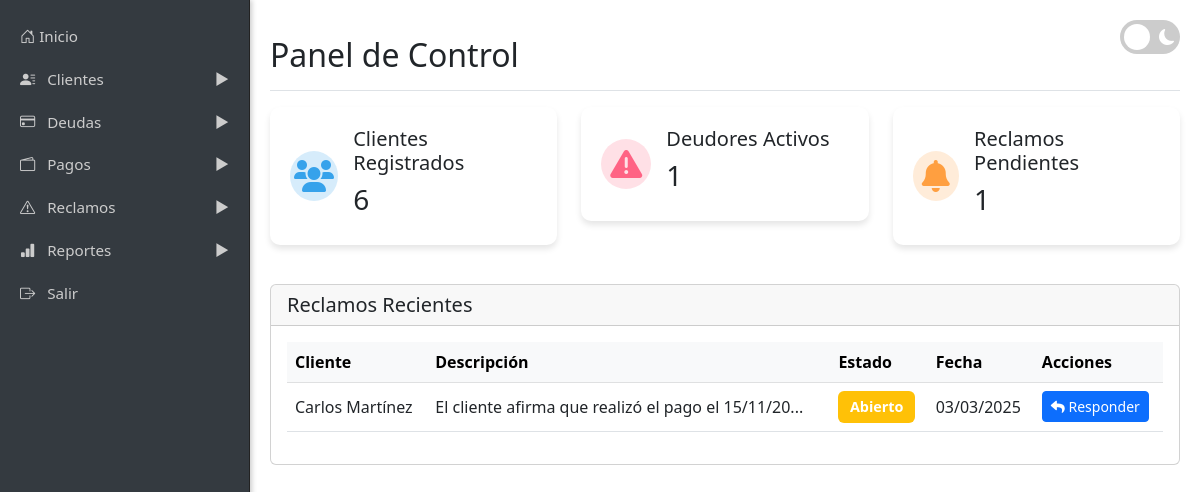
The page /gestor/index.php (signed in) on the database as committed earlier.
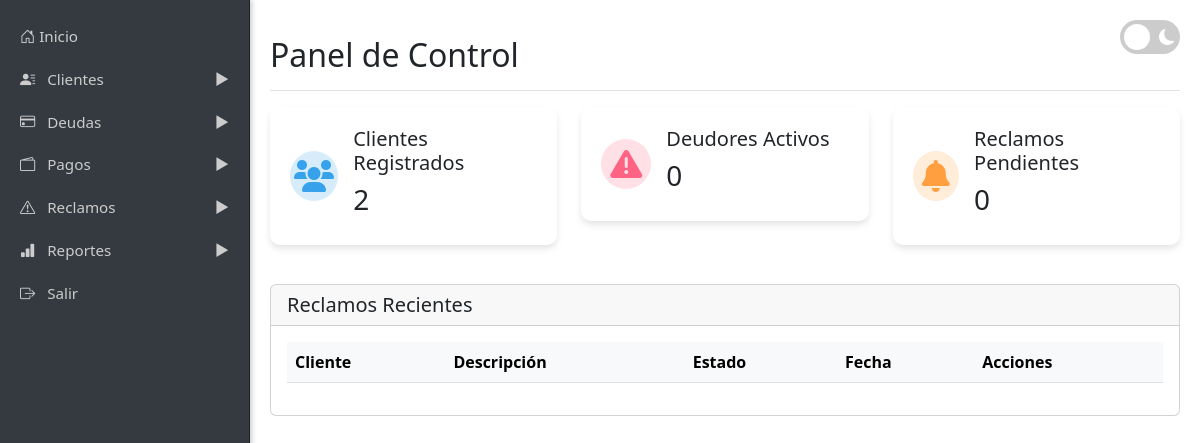
The same page on the database as committed later.
### tables this page shows
CREATE TABLE `reclamos` (
  `id` int NOT NULL,
  `cliente_id` int NOT NULL,
  `deuda_id` int DEFAULT NULL,
  `descripcion` text NOT NULL,
  `estado` enum('abierto','en_proceso','resuelto','cerrado') DEFAULT 'abierto',
  `created_at` timestamp NULL DEFAULT CURRENT_TIMESTAMP,
  `respuesta` text,
  `respondido_por` int DEFAULT NULL
);

CREATE TABLE `clientes` (
  `id` int NOT NULL,
  `usuario_id` int NOT NULL,
  `nombre` varchar(200) NOT NULL,
  `identificacion` varchar(20) DEFAULT NULL,
  `direccion` text,
  `telefono` varchar(20) DEFAULT NULL,
  `email` varchar(100) DEFAULT NULL,
  `created_at` timestamp NULL DEFAULT CURRENT_TIMESTAMP,
  `imagen` varchar(255) NOT NULL DEFAULT 'default.png'
);

### gestor/index.php (the view, shortened to what this page needs)
<?php include 'inc/header.php'; ?>
<?php include 'inc/sidebar.php'; ?>
    <div class="theme-toggle">
        <label class="switch">
            <span class="slider">
                <i class="bi bi-sun-fill"></i>
                <i class="bi bi-moon-fill"></i>
            </span>
        </label>
    </div>
    <main>
        <div class="d-flex justify-content-between flex-wrap flex-md-nowrap align-items-center pt-3 pb-2 mb-3 border-bottom">
            <h1 class="h2">Panel de Control</h1>
        </div>
        <div class="row">
            <?php
            try {
                $stmt = $pdo->query("SELECT COUNT(id) AS total FROM clientes");
                $total_clientes = $stmt->fetch(PDO::FETCH_ASSOC)['total'];
                $stmt = $pdo->query("SELECT COUNT(DISTINCT cliente_id) AS total
                                   FROM deudas
                                   WHERE estado IN ('pendiente', 'vencido')");
                $total_deudores = $stmt->fetch(PDO::FETCH_ASSOC)['total'];
                $stmt = $pdo->query("SELECT COUNT(id) AS total
                                   FROM reclamos
                                   WHERE estado IN ('abierto', 'en_proceso')");
                $total_reclamos = $stmt->fetch(PDO::FETCH_ASSOC)['total'];
            } catch(PDOException $e) {
                error_log("Error en consulta: " . $e->getMessage());
                $total_clientes = 0;
                $total_deudores = 0;
                $total_reclamos = 0;
            }
            ?>
            <div class="col-md-4">
                <div class="stat-card">
                    <div class="stat-icon" style="background-color: rgba(54, 162, 235, 0.2); color: #36A2EB;">
                        <i class="fas fa-users fa-2x"></i>
                    </div>
                    <div>
                        <h5>Clientes Registrados</h5>
                        <h3><?= number_format($total_clientes) ?></h3>
                    </div>
                </div>
            </div>
            <div class="col-md-4">
                <div class="stat-card">
                    <div class="stat-icon" style="background-color: rgba(255, 99, 132, 0.2); color: #FF6384;">
                        <i class="fas fa-exclamation-triangle fa-2x"></i>
                    </div>
                    <div>
                        <h5>Deudores Activos</h5>
                        <h3><?= number_format($total_deudores) ?></h3>
                    </div>
                </div>
            </div>
            <div class="col-md-4">
                <div class="stat-card">
                    <div class="stat-icon" style="background-color: rgba(255, 159, 64, 0.2); color: #FF9F40;">
                        <i class="fas fa-bell fa-2x"></i>
                    </div>
                    <div>
                        <h5>Reclamos Pendientes</h5>
                        <h3><?= number_format($total_reclamos) ?></h3>
                    </div>
                </div>
            </div>
        </div>
        <div class="card mt-4">
            <div class="card-header">
                <h5 class="card-title mb-0">Reclamos Recientes</h5>
            </div>
            <div class="card-body">
                <div class="table-responsive">
                    <table class="table table-hover align-middle">
                        <thead class="table-light">
                            <tr>
                                <th>Cliente</th>
                                <th>Descripción</th>
                                <th>Estado</th>
                                <th>Fecha</th>
                                <th>Acciones</th>
                            </tr>
                        </thead>
                        <tbody>
                            <?php
                            try {
                                $stmt = $pdo->query("SELECT r.*, c.nombre AS cliente_nombre
                                                    FROM reclamos r
                                                    JOIN clientes c ON r.cliente_id = c.id
                                                    WHERE r.estado != 'cerrado'
                                                    ORDER BY r.created_at DESC
                                                    LIMIT 10");
                                while ($reclamo = $stmt->fetch(PDO::FETCH_ASSOC)):
                                    $estado = strtolower($reclamo['estado']);
                                    $badge_color = match($estado) {
                                        'abierto' => 'bg-warning',
                                        'en_proceso' => 'bg-info',
                                        'resuelto' => 'bg-success',
                                        'cerrado' => 'bg-secondary',
                                        default => 'bg-secondary'
                                    };
                            ?>
                            <tr>
                                <td><?= htmlspecialchars($reclamo['cliente_nombre']) ?></td>
                                <td><?= htmlspecialchars(substr($reclamo['descripcion'], 0, 50)) . (strlen($reclamo['descripcion']) > 50 ? '...' : '') ?></td>
                                <td>
                                    <span class="badge <?= $badge_color ?>">
                                        <?= ucfirst($estado) ?>
                                    </span>
                                </td>
                                <td><?= date('d/m/Y', strtotime($reclamo['created_at'])) ?></td>
                                <td>
                                    <a href="inc/responder_reclamo.php?id=<?= $reclamo['id'] ?>"
                                       class="btn btn-sm btn-primary">
                                        <i class="fas fa-reply"></i> Responder
                                    </a>
                                </td>
                            </tr>
                            <?php
                                endwhile;
                            } catch(PDOException $e) {
                                echo '<tr><td colspan="5" class="text-center text-danger">Error al cargar los datos</td></tr>';
                                error_log("Error en consulta: " . $e->getMessage());
                            }
                            ?>
                        </tbody>
                    </table>
                </div>
            </div>
        </div>
    </main>

### gestor/inc/header.php (shortened to what this page needs)
<!DOCTYPE html>
<html lang="es">
<head>
    <link href="https://cdn.jsdelivr.net/npm/bootstrap@5.3.0/dist/css/bootstrap.min.css" rel="stylesheet">
    <link rel="stylesheet" href="https://cdnjs.cloudflare.com/ajax/libs/font-awesome/6.0.0/css/all.min.css">
    <link rel="stylesheet" href="https://cdn.jsdelivr.net/npm/bootstrap-icons@1.8.1/font/bootstrap-icons.css">
    <link rel="stylesheet" href="css/css1.css">
</head>
<body>
</body>
</html>

### gestor/inc/sidebar.php (shortened to what this page needs)
<div class="sidebar unified-sidebar">
  <ul class="menu">
    <li class="menu-item">
      <a href="/sistemacobranzas/gestor/index.php" class="menu-link">
        <i class="bi bi-house-door"></i> Inicio
      </a>
    </li>
    <li class="menu-item">
      <a href="#" class="menu-link">
        <i class="bi bi-person-lines-fill icono-menu"></i> Clientes
        <span class="toggle-icon">&#9654;</span>
      </a>
    </li>
    <li class="menu-item">
      <a href="#" class="menu-link">
        <i class="bi bi-credit-card icono-menu"></i> Deudas
        <span class="toggle-icon">&#9654;</span>
      </a>
    </li>
    <li class="menu-item">
      <a href="#" class="menu-link">
        <i class="bi bi-wallet2 icono-menu"></i> Pagos
        <span class="toggle-icon">&#9654;</span>
      </a>
    </li>
    <li class="menu-item">
      <a href="#" class="menu-link">
        <i class="bi bi-exclamation-triangle icono-menu"></i> Reclamos
        <span class="toggle-icon">&#9654;</span>
      </a>
    </li>
    <li class="menu-item">
      <a href="#" class="menu-link">
        <i class="bi bi-bar-chart-fill icono-menu"></i> Reportes
        <span class="toggle-icon">&#9654;</span>
      </a>
    </li>
    <li class="menu-item">
      <a href="./../logout.php" class="menu-link">
        <i class="bi bi-box-arrow-right icono-menu"></i> Salir
      </a>
    </li>
  </ul>
</div>

### gestor/css/css1.css (style rules this page uses)
body { transition: background-color 0.3s ease, color 0.3s ease; }
.stat-card { background: #fff; border-radius: 10px; padding: 20px; box-shadow: 0 4px 6px rgba(0, 0, 0, 0.1); display: flex; align-items: center; margin-bottom: 15px; transition: background-color 0.3s ease, color 0.3s ease; }
.stat-icon { width: 50px; height: 50px; border-radius: 50%; display: flex; align-items: center; justify-content: center; margin-right: 15px; }
main { margin-left: 250px; padding: 20px; }
.theme-toggle { position: fixed; top: 20px; right: 20px; z-index: 1000; }
.switch { position: relative; display: inline-block; width: 60px; height: 34px; }
.slider { position: absolute; cursor: pointer; top: 0; left: 0; right: 0; bottom: 0; background-color: #ccc; transition: .4s; border-radius: 34px; display: flex; align-items: center; justify-content: space-between; padding: 0 5px; }
.slider:before { position: absolute; content: ""; height: 26px; width: 26px; left: 4px; bottom: 4px; background-color: white; transition: .4s; border-radius: 50%; z-index: 2; }
.slider i { color: white; font-size: 16px; z-index: 1; }
.badge { font-size: 0.9em; padding: 0.6em 0.8em; }

### gestor/inc/sidebar.php (style rules this page uses)
.sidebar.unified-sidebar { width: 250px; min-width: 250px; background: #343a40; border-right: 1px solid #222; height: 100vh; position: fixed; left: 0; top: 0; overflow-y: auto; padding: 15px 0; box-shadow: 2px 0 5px rgba(0,0,0,0.2); z-index: 1000; }
.sidebar.unified-sidebar .menu, .sidebar.unified-sidebar .submenu { list-style: none; padding: 0; margin: 0; }
.sidebar.unified-sidebar .menu-item { position: relative; }
.sidebar.unified-sidebar .menu-link { display: block; padding: 10px 20px; color: #ccc; text-decoration: none; font-size: 0.95em; transition: background 0.3s, color 0.3s; }
.sidebar.unified-sidebar .icono-menu { margin-right: 8px; font-size: 1em; }
.sidebar.unified-sidebar .toggle-icon { float: right; transition: transform 0.3s; }

Rows that differ between the two databases and show on the page:
removed reclamos: cliente.nombre "Carlos Martínez", descripcion "El cliente afirma que realizó el pago el 15/11/20", estado "Abierto", created_at "03/03/2025"
Other text that changed with them:
$total_clientes: "6" → "2"
$total_deudores: "1" → "0"
$total_reclamos: "1" → "0"
